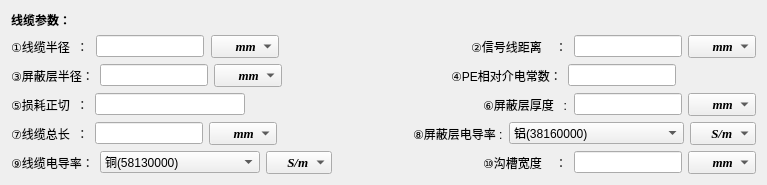
      <widget class="QWidget" name="page_4">
       <layout class="QVBoxLayout" name="verticalLayout_3">
        <item>
         <widget class="QWidget" name="widget_40" native="true">
          <layout class="QHBoxLayout" name="horizontalLayout_52">
           <property name="spacing">
            <number>4</number>
           </property>
           <property name="leftMargin">
            <number>0</number>
           </property>
           <property name="topMargin">
            <number>0</number>
           </property>
           <property name="rightMargin">
            <number>0</number>
           </property>
           <property name="bottomMargin">
            <number>0</number>
           </property>
           <item>
            <widget class="QLabel" name="label_45">
             <property name="font">
              <font>
               <pointsize>9</pointsize>
               <weight>75</weight>
               <bold>true</bold>
              </font>
             </property>
             <property name="text">
              <string>线缆参数：</string>
             </property>
            </widget>
           </item>
           <item>
            <spacer name="horizontalSpacer_31">
             <property name="orientation">
              <enum>Qt::Horizontal</enum>
             </property>
             <property name="sizeHint" stdset="0">
              <size>
               <width>685</width>
               <height>10</height>
              </size>
             </property>
            </spacer>
           </item>
          </layout>
         </widget>
        </item>
        <item>
         <widget class="QWidget" name="widget_44" native="true">
          <layout class="QHBoxLayout" name="horizontalLayout_57">
           <property name="spacing">
            <number>4</number>
           </property>
           <property name="leftMargin">
            <number>0</number>
           </property>
           <property name="topMargin">
            <number>0</number>
           </property>
           <property name="rightMargin">
            <number>0</number>
           </property>
           <property name="bottomMargin">
            <number>0</number>
           </property>
           <item>
            <widget class="QWidget" name="widget_45" native="true">
             <property name="maximumSize">
              <size>
               <width>16777215</width>
               <height>50</height>
              </size>
             </property>
             <layout class="QHBoxLayout" name="horizontalLayout_58">
              <property name="spacing">
               <number>7</number>
              </property>
              <property name="leftMargin">
               <number>0</number>
              </property>
              <property name="topMargin">
               <number>0</number>
              </property>
              <property name="rightMargin">
               <number>0</number>
              </property>
              <property name="bottomMargin">
               <number>0</number>
              </property>
              <item>
               <widget class="QLabel" name="label_50">
                <property name="font">
                 <font>
                  <pointsize>9</pointsize>
                 </font>
                </property>
                <property name="text">
                 <string>①线缆半径  ：</string>
                </property>
               </widget>
              </item>
              <item>
               <widget class="QLineEdit" name="lineEdit4_1">
                <property name="maximumSize">
                 <size>
                  <width>16777215</width>
                  <height>16777215</height>
                 </size>
                </property>
                <property name="text">
                 <string/>
                </property>
               </widget>
              </item>
              <item>
               <widget class="QComboBox" name="comboBox_38">
                <property name="font">
                 <font>
                  <family>Times New Roman</family>
                  <pointsize>10</pointsize>
                  <weight>75</weight>
                  <italic>true</italic>
                  <bold>true</bold>
                 </font>
                </property>
                <item>
                 <property name="text">
                  <string>      mm</string>
                 </property>
                </item>
               </widget>
              </item>
             </layout>
            </widget>
           </item>
           <item>
            <spacer name="horizontalSpacer_34">
             <property name="orientation">
              <enum>Qt::Horizontal</enum>
             </property>
             <property name="sizeHint" stdset="0">
              <size>
               <width>40</width>
               <height>20</height>
              </size>
             </property>
            </spacer>
           </item>
           <item>
            <widget class="QWidget" name="widget_46" native="true">
             <property name="maximumSize">
              <size>
               <width>16777215</width>
               <height>50</height>
              </size>
             </property>
             <layout class="QHBoxLayout" name="horizontalLayout_59">
              <property name="leftMargin">
               <number>0</number>
              </property>
              <property name="topMargin">
               <number>0</number>
              </property>
              <property name="rightMargin">
               <number>0</number>
              </property>
              <property name="bottomMargin">
               <number>0</number>
              </property>
              <item>
               <widget class="QLabel" name="label_51">
                <property name="maximumSize">
                 <size>
                  <width>16777215</width>
                  <height>50</height>
                 </size>
                </property>
                <property name="font">
                 <font>
                  <pointsize>9</pointsize>
                 </font>
                </property>
                <property name="text">
                 <string>②信号线距离    ：</string>
                </property>
               </widget>
              </item>
              <item>
               <widget class="QLineEdit" name="lineEdit4_2"/>
              </item>
              <item>
               <widget class="QComboBox" name="comboBox_39">
                <property name="font">
                 <font>
                  <family>Times New Roman</family>
                  <pointsize>10</pointsize>
                  <weight>75</weight>
                  <italic>true</italic>
                  <bold>true</bold>
                 </font>
                </property>
                <item>
                 <property name="text">
                  <string>      mm</string>
                 </property>
                </item>
               </widget>
              </item>
             </layout>
            </widget>
           </item>
          </layout>
         </widget>
        </item>
        <item>
         <widget class="QWidget" name="widget_18" native="true">
          <layout class="QHBoxLayout" name="horizontalLayout_45">
           <property name="spacing">
            <number>4</number>
           </property>
           <property name="leftMargin">
            <number>0</number>
           </property>
           <property name="topMargin">
            <number>0</number>
           </property>
           <property name="rightMargin">
            <number>0</number>
           </property>
           <property name="bottomMargin">
            <number>0</number>
           </property>
           <item>
            <widget class="QWidget" name="widget_22" native="true">
             <property name="maximumSize">
              <size>
               <width>16777215</width>
               <height>30</height>
              </size>
             </property>
             <layout class="QHBoxLayout" name="horizontalLayout_46">
              <property name="leftMargin">
               <number>0</number>
              </property>
              <property name="topMargin">
               <number>0</number>
              </property>
              <property name="rightMargin">
               <number>0</number>
              </property>
              <property name="bottomMargin">
               <number>0</number>
              </property>
              <item>
               <widget class="QLabel" name="label_40">
                <property name="font">
                 <font>
                  <pointsize>9</pointsize>
                 </font>
                </property>
                <property name="text">
                 <string>③屏蔽层半径：</string>
                </property>
               </widget>
              </item>
              <item>
               <widget class="QLineEdit" name="lineEdit4_3"/>
              </item>
              <item>
               <widget class="QComboBox" name="comboBox_30">
                <property name="font">
                 <font>
                  <family>Times New Roman</family>
                  <pointsize>10</pointsize>
                  <weight>75</weight>
                  <italic>true</italic>
                  <bold>true</bold>
                 </font>
                </property>
                <item>
                 <property name="text">
                  <string>      mm</string>
                 </property>
                </item>
               </widget>
              </item>
             </layout>
            </widget>
           </item>
           <item>
            <spacer name="horizontalSpacer_28">
             <property name="orientation">
              <enum>Qt::Horizontal</enum>
             </property>
             <property name="sizeHint" stdset="0">
              <size>
               <width>40</width>
               <height>20</height>
              </size>
             </property>
            </spacer>
           </item>
           <item>
            <widget class="QWidget" name="widget_23" native="true">
             <property name="maximumSize">
              <size>
               <width>16777215</width>
               <height>30</height>
              </size>
             </property>
             <layout class="QHBoxLayout" name="horizontalLayout_47">
              <property name="leftMargin">
               <number>0</number>
              </property>
              <property name="topMargin">
               <number>0</number>
              </property>
              <property name="rightMargin">
               <number>0</number>
              </property>
              <property name="bottomMargin">
               <number>0</number>
              </property>
              <item>
               <widget class="QLabel" name="label_41">
                <property name="font">
                 <font>
                  <pointsize>9</pointsize>
                 </font>
                </property>
                <property name="text">
                 <string>④PE相对介电常数：</string>
                </property>
               </widget>
              </item>
              <item>
               <widget class="QLineEdit" name="lineEdit4_4">
                <property name="text">
                 <string/>
                </property>
               </widget>
              </item>
              <item>
               <spacer name="horizontalSpacer_37">
                <property name="orientation">
                 <enum>Qt::Horizontal</enum>
                </property>
                <property name="sizeHint" stdset="0">
                 <size>
                  <width>80</width>
                  <height>20</height>
                 </size>
                </property>
               </spacer>
              </item>
             </layout>
            </widget>
           </item>
          </layout>
         </widget>
        </item>
        <item>
         <widget class="QWidget" name="widget_37" native="true">
          <layout class="QHBoxLayout" name="horizontalLayout_48">
           <property name="spacing">
            <number>4</number>
           </property>
           <property name="leftMargin">
            <number>0</number>
           </property>
           <property name="topMargin">
            <number>0</number>
           </property>
           <property name="rightMargin">
            <number>0</number>
           </property>
           <property name="bottomMargin">
            <number>0</number>
           </property>
           <item>
            <widget class="QWidget" name="widget_38" native="true">
             <property name="maximumSize">
              <size>
               <width>16777215</width>
               <height>30</height>
              </size>
             </property>
             <layout class="QHBoxLayout" name="horizontalLayout_49">
              <property name="leftMargin">
               <number>0</number>
              </property>
              <property name="topMargin">
               <number>0</number>
              </property>
              <property name="rightMargin">
               <number>0</number>
              </property>
              <property name="bottomMargin">
               <number>0</number>
              </property>
              <item>
               <widget class="QLabel" name="label_42">
                <property name="font">
                 <font>
                  <pointsize>9</pointsize>
                 </font>
                </property>
                <property name="text">
                 <string>⑤损耗正切  ：</string>
                </property>
               </widget>
              </item>
              <item>
               <widget class="QLineEdit" name="lineEdit4_5"/>
              </item>
             </layout>
            </widget>
           </item>
           <item>
            <spacer name="horizontalSpacer_29">
             <property name="orientation">
              <enum>Qt::Horizontal</enum>
             </property>
             <property name="sizeHint" stdset="0">
              <size>
               <width>40</width>
               <height>20</height>
              </size>
             </property>
            </spacer>
           </item>
           <item>
            <widget class="QWidget" name="widget_39" native="true">
             <property name="maximumSize">
              <size>
               <width>16777215</width>
               <height>30</height>
              </size>
             </property>
             <property name="font">
              <font>
               <pointsize>10</pointsize>
              </font>
             </property>
             <layout class="QHBoxLayout" name="horizontalLayout_50">
              <property name="leftMargin">
               <number>0</number>
              </property>
              <property name="topMargin">
               <number>0</number>
              </property>
              <property name="rightMargin">
               <number>0</number>
              </property>
              <property name="bottomMargin">
               <number>0</number>
              </property>
              <item>
               <widget class="QLabel" name="label_43">
                <property name="font">
                 <font>
                  <pointsize>9</pointsize>
                 </font>
                </property>
                <property name="text">
                 <string>⑥屏蔽层厚度   :</string>
                </property>
               </widget>
              </item>
              <item>
               <widget class="QLineEdit" name="lineEdit4_6">
                <property name="font">
                 <font>
                  <pointsize>9</pointsize>
                 </font>
                </property>
               </widget>
              </item>
              <item>
               <widget class="QComboBox" name="comboBox_33">
                <property name="font">
                 <font>
                  <family>Times New Roman</family>
                  <pointsize>10</pointsize>
                  <weight>75</weight>
                  <italic>true</italic>
                  <bold>true</bold>
                 </font>
                </property>
                <item>
                 <property name="text">
                  <string>      mm</string>
                 </property>
                </item>
               </widget>
              </item>
             </layout>
            </widget>
           </item>
          </layout>
         </widget>
        </item>
        <item>
         <widget class="QWidget" name="widget_47" native="true">
          <layout class="QHBoxLayout" name="horizontalLayout_60">
           <property name="spacing">
            <number>4</number>
           </property>
           <property name="leftMargin">
            <number>0</number>
           </property>
           <property name="topMargin">
            <number>0</number>
           </property>
           <property name="rightMargin">
            <number>0</number>
           </property>
           <property name="bottomMargin">
            <number>0</number>
           </property>
           <item>
            <widget class="QWidget" name="widget_48" native="true">
             <property name="maximumSize">
              <size>
               <width>16777215</width>
               <height>30</height>
              </size>
             </property>
             <layout class="QHBoxLayout" name="horizontalLayout_61">
              <property name="leftMargin">
               <number>0</number>
              </property>
              <property name="topMargin">
               <number>0</number>
              </property>
              <property name="rightMargin">
               <number>0</number>
              </property>
              <property name="bottomMargin">
               <number>0</number>
              </property>
              <item>
               <widget class="QLabel" name="label_52">
                <property name="font">
                 <font>
                  <pointsize>9</pointsize>
                 </font>
                </property>
                <property name="text">
                 <string>⑦线缆总长  ：</string>
                </property>
               </widget>
              </item>
              <item>
               <widget class="QLineEdit" name="lineEdit4_7"/>
              </item>
              <item>
               <widget class="QComboBox" name="comboBox_40">
                <property name="font">
                 <font>
                  <family>Times New Roman</family>
                  <pointsize>10</pointsize>
                  <weight>75</weight>
                  <italic>true</italic>
                  <bold>true</bold>
                 </font>
                </property>
                <item>
                 <property name="text">
                  <string>      mm</string>
                 </property>
                </item>
               </widget>
              </item>
             </layout>
            </widget>
           </item>
           <item>
            <spacer name="horizontalSpacer_35">
             <property name="orientation">
              <enum>Qt::Horizontal</enum>
             </property>
             <property name="sizeHint" stdset="0">
              <size>
               <width>40</width>
               <height>20</height>
              </size>
             </property>
            </spacer>
           </item>
           <item>
            <widget class="QWidget" name="widget_49" native="true">
             <property name="sizePolicy">
              <sizepolicy hsizetype="Preferred" vsizetype="Preferred">
               <horstretch>0</horstretch>
               <verstretch>0</verstretch>
              </sizepolicy>
             </property>
             <property name="maximumSize">
              <size>
               <width>16777215</width>
               <height>30</height>
              </size>
             </property>
             <property name="font">
              <font>
               <pointsize>10</pointsize>
              </font>
             </property>
             <layout class="QHBoxLayout" name="horizontalLayout_62">
              <property name="leftMargin">
               <number>0</number>
              </property>
              <property name="topMargin">
               <number>0</number>
              </property>
              <property name="rightMargin">
               <number>0</number>
              </property>
              <property name="bottomMargin">
               <number>0</number>
              </property>
              <item>
               <widget class="QLabel" name="label_53">
                <property name="sizePolicy">
                 <sizepolicy hsizetype="Preferred" vsizetype="Preferred">
                  <horstretch>0</horstretch>
                  <verstretch>0</verstretch>
                 </sizepolicy>
                </property>
                <property name="font">
                 <font>
                  <pointsize>9</pointsize>
                 </font>
                </property>
                <property name="text">
                 <string>⑧屏蔽层电导率 :</string>
                </property>
               </widget>
              </item>
              <item>
               <widget class="QComboBox" name="comboBox_12">
                <property name="sizePolicy">
                 <sizepolicy hsizetype="Preferred" vsizetype="Fixed">
                  <horstretch>0</horstretch>
                  <verstretch>0</verstretch>
                 </sizepolicy>
                </property>
                <property name="minimumSize">
                 <size>
                  <width>175</width>
                  <height>0</height>
                 </size>
                </property>
                <property name="font">
                 <font>
                  <pointsize>9</pointsize>
                 </font>
                </property>
                <item>
                 <property name="text">
                  <string>铝(38160000)</string>
                 </property>
                </item>
               </widget>
              </item>
              <item>
               <widget class="QComboBox" name="comboBox_41">
                <property name="sizePolicy">
                 <sizepolicy hsizetype="Preferred" vsizetype="Fixed">
                  <horstretch>0</horstretch>
                  <verstretch>0</verstretch>
                 </sizepolicy>
                </property>
                <property name="font">
                 <font>
                  <family>Times New Roman</family>
                  <pointsize>10</pointsize>
                  <weight>75</weight>
                  <italic>true</italic>
                  <bold>true</bold>
                 </font>
                </property>
                <item>
                 <property name="text">
                  <string>     S/m</string>
                 </property>
                </item>
               </widget>
              </item>
             </layout>
            </widget>
           </item>
          </layout>
         </widget>
        </item>
        <item>
         <widget class="QWidget" name="widget_50" native="true">
          <layout class="QHBoxLayout" name="horizontalLayout_63">
           <property name="spacing">
            <number>4</number>
           </property>
           <property name="leftMargin">
            <number>0</number>
           </property>
           <property name="topMargin">
            <number>0</number>
           </property>
           <property name="rightMargin">
            <number>0</number>
           </property>
           <property name="bottomMargin">
            <number>0</number>
           </property>
           <item>
            <widget class="QWidget" name="widget_51" native="true">
             <property name="sizePolicy">
              <sizepolicy hsizetype="Preferred" vsizetype="Preferred">
               <horstretch>0</horstretch>
               <verstretch>0</verstretch>
              </sizepolicy>
             </property>
             <property name="maximumSize">
              <size>
               <width>16777215</width>
               <height>30</height>
              </size>
             </property>
             <layout class="QHBoxLayout" name="horizontalLayout_64">
              <property name="leftMargin">
               <number>0</number>
              </property>
              <property name="topMargin">
               <number>0</number>
              </property>
              <property name="rightMargin">
               <number>0</number>
              </property>
              <property name="bottomMargin">
               <number>0</number>
              </property>
              <item>
               <widget class="QLabel" name="label_54">
                <property name="sizePolicy">
                 <sizepolicy hsizetype="Preferred" vsizetype="Preferred">
                  <horstretch>0</horstretch>
                  <verstretch>0</verstretch>
                 </sizepolicy>
                </property>
                <property name="font">
                 <font>
                  <pointsize>9</pointsize>
                 </font>
                </property>
                <property name="text">
                 <string>⑨线缆电导率：</string>
                </property>
               </widget>
              </item>
              <item>
               <widget class="QComboBox" name="comboBox_11">
                <property name="sizePolicy">
                 <sizepolicy hsizetype="Expanding" vsizetype="Fixed">
                  <horstretch>0</horstretch>
                  <verstretch>0</verstretch>
                 </sizepolicy>
                </property>
                <property name="minimumSize">
                 <size>
                  <width>160</width>
                  <height>0</height>
                 </size>
                </property>
                <item>
                 <property name="text">
                  <string>铜(58130000)</string>
                 </property>
                </item>
               </widget>
              </item>
              <item>
               <widget class="QComboBox" name="comboBox_42">
                <property name="sizePolicy">
                 <sizepolicy hsizetype="Preferred" vsizetype="Fixed">
                  <horstretch>0</horstretch>
                  <verstretch>0</verstretch>
                 </sizepolicy>
                </property>
                <property name="font">
                 <font>
                  <family>Times New Roman</family>
                  <pointsize>10</pointsize>
                  <weight>75</weight>
                  <italic>true</italic>
                  <bold>true</bold>
                 </font>
                </property>
                <item>
                 <property name="text">
                  <string>     S/m</string>
                 </property>
                </item>
               </widget>
              </item>
             </layout>
            </widget>
           </item>
           <item>
            <spacer name="horizontalSpacer_36">
             <property name="orientation">
              <enum>Qt::Horizontal</enum>
             </property>
             <property name="sizeHint" stdset="0">
              <size>
               <width>40</width>
               <height>20</height>
              </size>
             </property>
            </spacer>
           </item>
           <item>
            <widget class="QWidget" name="widget_52" native="true">
             <property name="maximumSize">
              <size>
               <width>16777215</width>
               <height>30</height>
              </size>
             </property>
             <property name="font">
              <font>
               <pointsize>10</pointsize>
              </font>
             </property>
             <layout class="QHBoxLayout" name="horizontalLayout_65">
              <property name="leftMargin">
               <number>0</number>
              </property>
              <property name="topMargin">
               <number>0</number>
              </property>
              <property name="rightMargin">
               <number>0</number>
              </property>
              <property name="bottomMargin">
               <number>0</number>
              </property>
              <item>
               <widget class="QLabel" name="label_55">
                <property name="font">
                 <font>
                  <pointsize>9</pointsize>
                 </font>
                </property>
                <property name="text">
                 <string>⑩沟槽宽度    ：</string>
                </property>
               </widget>
              </item>
              <item>
               <widget class="QLineEdit" name="lineEdit4_10">
                <property name="font">
                 <font>
                  <pointsize>9</pointsize>
                 </font>
                </property>
               </widget>
              </item>
              <item>
               <widget class="QComboBox" name="comboBox_43">
                <property name="font">
                 <font>
                  <family>Times New Roman</family>
                  <pointsize>10</pointsize>
                  <weight>75</weight>
                  <italic>true</italic>
                  <bold>true</bold>
                 </font>
                </property>
                <item>
                 <property name="text">
                  <string>      mm</string>
                 </property>
                </item>
               </widget>
              </item>
             </layout>
            </widget>
           </item>
          </layout>
         </widget>
        </item>
       </layout>
      </widget>
